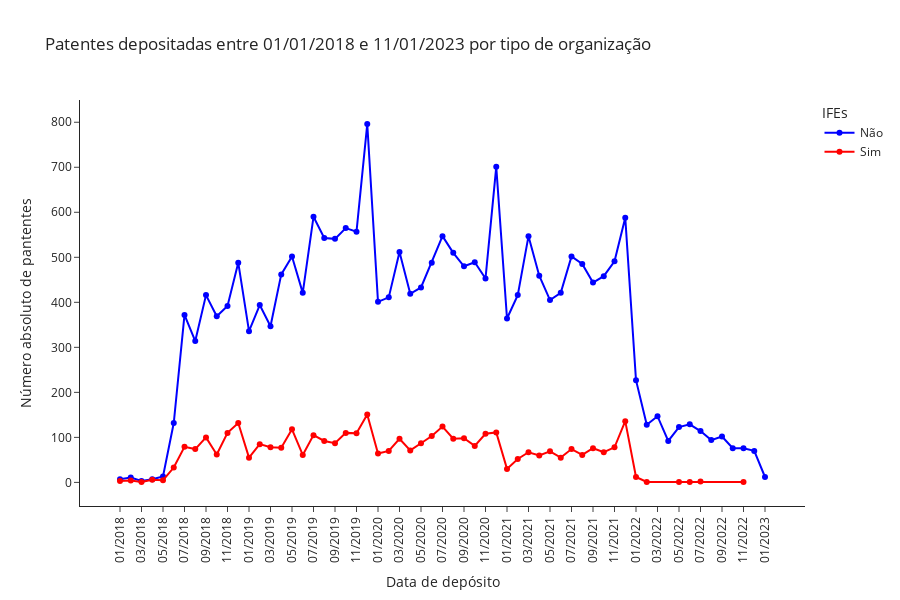

Write notebook code for a chart like this one.
### Code cell
counts = df.loc[df['data_deposito'] >= '2018-01-01'].copy()
counts = counts.groupby(['mes_dep', 'ano_dep', 'mes_ano_dep', 'ifes'], observed=True)['ID'].nunique().reset_index()
counts = counts.sort_values(['ano_dep', 'mes_dep']).copy()

fig=px.line(counts,
    x='mes_ano_dep', y='ID',
    color='ifes', 
    markers=True,
    title='Patentes depositadas entre 01/01/2018 e 11/01/2023 por tipo de organização',
    width=900, height=600,
    labels={ # replaces default labels by column name
                "ID": "Número absoluto de pantentes",  
                "mes_ano_dep": "Data de depósito",
                "ifes": "IFEs"
            },
    color_discrete_map={ # replaces default color mapping by value
                "Não": "blue", "Sim": "red"
            },
    template="simple_white")
fig.update_xaxes(tickangle=-90)
fig.write_html("fig_serie_temp_total_por_tipo_org.html")
fig.show()

### Figure 1 — Plotly figure (JSON) as saved in the notebook; plotly's stock layout.template omitted (floating-point values rounded to 4 significant figures)
{"data": [{"hovertemplate": "IFEs=Não<br>Data de depósito=%{x}<br>Número absoluto de pantentes=%{y}<extra></extra>", "legendgroup": "Não", "line": {"color": "blue", "dash": "solid"}, "marker": {"symbol": "circle"}, "mode": "markers+lines", "name": "Não", "orientation": "v", "showlegend": true, "type": "scatter", "x": ["01/2018", "02/2018", "03/2018", "04/2018", "05/2018", "06/2018", "07/2018", "08/2018", "09/2018", "10/2018", "11/2018", "12/2018", "01/2019", "02/2019", "03/2019", "04/2019", "05/2019", "06/2019", "07/2019", "08/2019", "09/2019", "10/2019", "11/2019", "12/2019", "01/2020", "02/2020", "03/2020", "04/2020", "05/2020", "06/2020", "07/2020", "08/2020", "09/2020", "10/2020", "11/2020", "12/2020", "01/2021", "02/2021", "03/2021", "04/2021", "05/2021", "06/2021", "07/2021", "08/2021", "09/2021", "10/2021", "11/2021", "12/2021", "01/2022", "02/2022", "03/2022", "04/2022", "05/2022", "06/2022", "07/2022", "08/2022", "09/2022", "10/2022", "11/2022", "12/2022", "01/2023"], "xaxis": "x", "y": [7, 11, 3, 7, 13, 132, 372, 314, 416, 369, 392, 488, 336, 394, 347, 462, 502, 421, 590, 543, 541, 565, 557, 796, 401, 411, 512, 419, 433, 488, 547, 510, 480, 489, 453, 701, 364, 416, 547, 459, 405, 421, 502, 485, 444, 458, 491, 588, 227, 128, 147, 92, 123, 129, 114, 94, 102, 76, 76, 70, 12], "yaxis": "y"}, {"hovertemplate": "IFEs=Sim<br>Data de depósito=%{x}<br>Número absoluto de pantentes=%{y}<extra></extra>", "legendgroup": "Sim", "line": {"color": "red", "dash": "solid"}, "marker": {"symbol": "circle"}, "mode": "markers+lines", "name": "Sim", "orientation": "v", "showlegend": true, "type": "scatter", "x": ["01/2018", "02/2018", "03/2018", "04/2018", "05/2018", "06/2018", "07/2018", "08/2018", "09/2018", "10/2018", "11/2018", "12/2018", "01/2019", "02/2019", "03/2019", "04/2019", "05/2019", "06/2019", "07/2019", "08/2019", "09/2019", "10/2019", "11/2019", "12/2019", "01/2020", "02/2020", "03/2020", "04/2020", "05/2020", "06/2020", "07/2020", "08/2020", "09/2020", "10/2020", "11/2020", "12/2020", "01/2021", "02/2021", "03/2021", "04/2021", "05/2021", "06/2021", "07/2021", "08/2021", "09/2021", "10/2021", "11/2021", "12/2021", "01/2022", "02/2022", "05/2022", "06/2022", "07/2022", "11/2022"], "xaxis": "x", "y": [3, 4, 1, 6, 5, 33, 79, 74, 100, 62, 110, 132, 55, 85, 78, 77, 118, 61, 105, 92, 87, 110, 109, 151, 64, 70, 97, 71, 87, 103, 124, 97, 98, 81, 108, 111, 30, 52, 67, 60, 69, 55, 74, 61, 76, 67, 78, 136, 12, 1, 1, 1, 2, 1], "yaxis": "y"}], "layout": {"height": 600, "legend": {"title": {"text": "IFEs"}, "tracegroupgap": 0}, "title": {"text": "Patentes depositadas entre 01/01/2018 e 11/01/2023 por tipo de organização"}, "width": 900, "xaxis": {"anchor": "y", "domain": [0, 1], "tickangle": -90, "title": {"text": "Data de depósito"}}, "yaxis": {"anchor": "x", "domain": [0, 1], "title": {"text": "Número absoluto de pantentes"}}}}
